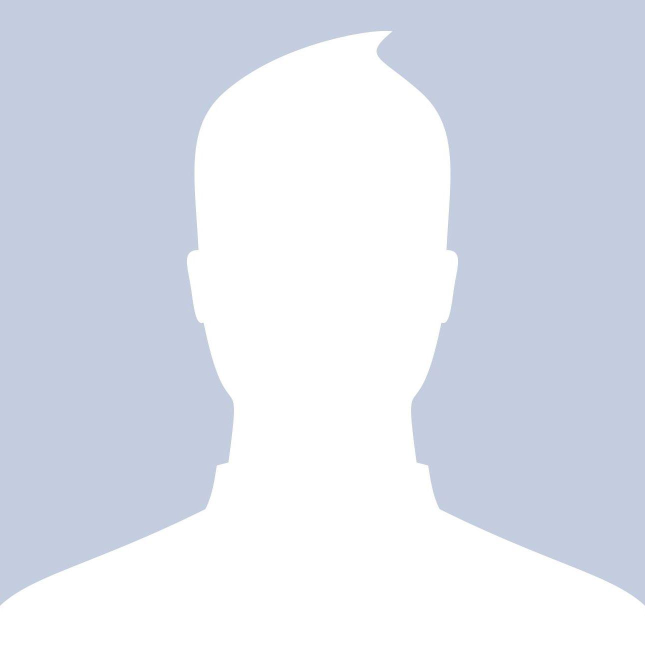
#> input picture app/assets/images/default.jpg, 1290 x 1290 px (shown at 1/2 size)
$ python original_color_transform.py ../app/assets/images/default.jpg ../app/assets/images/default.jpg   (older library calls are emulated)
#> lines starting #> are read from the running program, lines starting #| are printed output that depends on the picture
from scipy.misc import imread, imresize, imsave, fromimage, toimage
import sys

def original_color_transform(content, generated, mask=None):
    #generated = fromimage(toimage(generated, mode='RGB'), mode='YCbCr')  # Convert to YCbCr color space

    if mask is None:
        generated[:, :, 1:] = content[:, :, 1:]  # Generated CbCr = Content CbCr
    else:
        width, height, channels = generated.shape

        for i in range(width):
            for j in range(height):
                if mask[i, j] == 1:
                    generated[i, j, 1:] = content[i, j, 1:]

    generated = fromimage(toimage(generated, mode='YCbCr'), mode='RGB')  # Convert to RGB color space
    return generated

# usage: python original_color_transform.py [original_content_image] [generated_image]
print("processing", sys.argv[1])
result = original_color_transform(imread(sys.argv[1], mode='YCbCr'), imread(sys.argv[2], mode='YCbCr'))
#> in original_color_transform, `generated[:, :, 1:] = content[:, :, 1:]`:
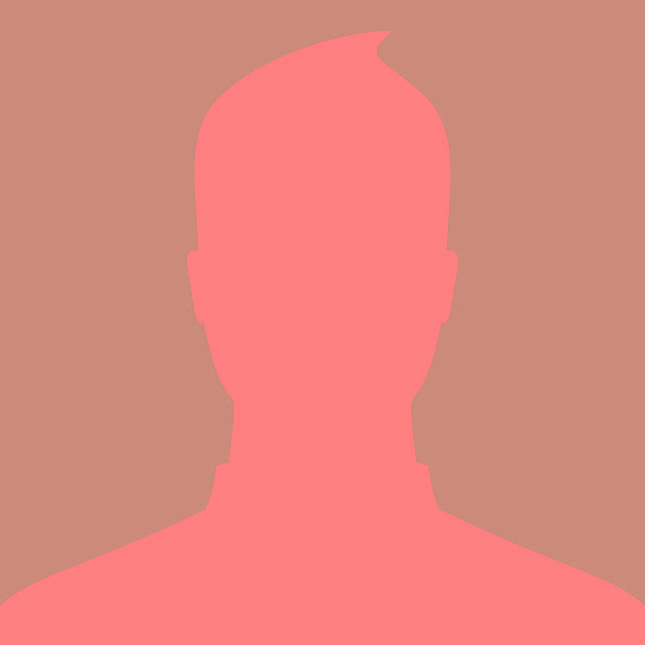
#> generated: shape (1290, 1290, 3) (shown at 1/2 size); mean R, G, B 224.5, 133.9, 124.5
w = 1
imsave(sys.argv[2], w*result + (1-w)*imread(sys.argv[1]))
